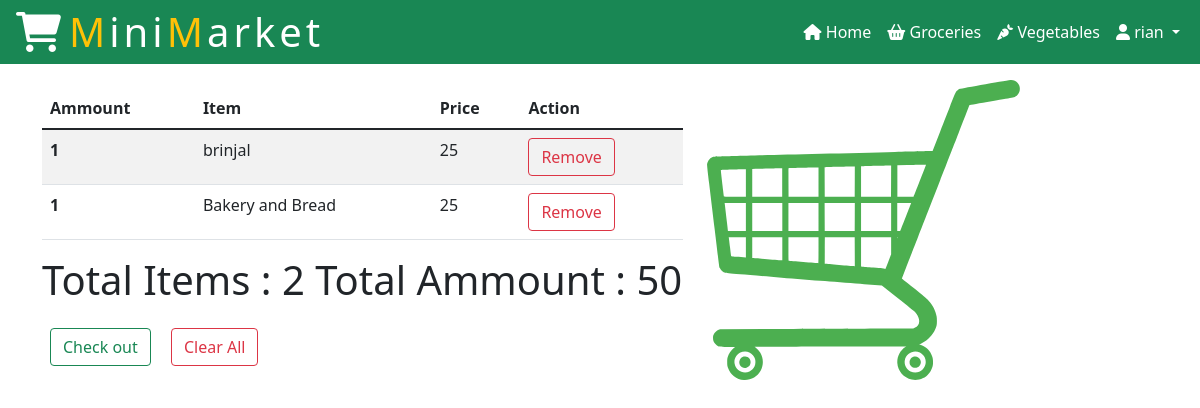
Page /user/show/mycart/ (signed in) on the committed database.
### users/models.py (models this page shows)
class Users(models.Model):
    name = models.CharField(max_length=30)
    password = models.CharField(max_length=30)
    mobile = models.BigIntegerField()
    email = models.EmailField()
    address = models.TextField()

class cart(models.Model):
    uid = models.ForeignKey(Users,on_delete=models.CASCADE)
    item_name = models.CharField(max_length=30)
    item_price = models.BigIntegerField()

### users/views.py (called while the page is built)
@checkUserStatus
def mycart(request):
    if request.islogin :
        mycart =[]
        userEmail = request.session['email']
        ownerID = cart.objects.filter()
        for i in ownerID:
            if i.uid.email == userEmail:
                mycart.append({'name':i.item_name,'price':i.item_price,'id':i.id})
        pprice =0
        if len(mycart) !=0:
            for i in mycart:
                for j in i:
                    if j == 'price':
                        pprice = pprice + i[j]
        return render(request, 'users/mycart.html',{'userdata':request.userdata,'mycart':mycart,'Cartlen':len(mycart),'tammount':pprice})
    else:
        return HttpResponseRedirect('/user/login/')

### users/templates/users/mycart.html (shortened to what this page needs)
{% extends 'core/base.html' %}
{% load static %}
{% block content %}
{% include 'core/header.html' with p=userdata %}
{% if  mycart %}
<div class="container mt-3">
    <div class="row">
        <div class="col-sm-7 mt-2">
<table class="table table-striped">
    <thead>
        <tr>
          <th scope="col">Ammount</th>
          <th scope="col">Item</th>
          <th scope="col">Price</th>
          <th scope="col">Action</th>
        </tr>
      </thead>
      <tbody>
{% for k in mycart %}
            <tr>
                <th scope="row">1</th>
                <td>{{k.name}}</td>
                <td>{{k.price}}</td>
                <td>
                    <a href="/user/deleteitem/{{k.id}}/" class="btn btn-outline-danger">Remove</a>
                </td>
              </tr>
{% endfor %}
</tbody>
</table>
<h3 class='display-6'>Total Items : {{Cartlen}}  Total Ammount : {{tammount}}</h3>
<a href="/user/buy/all/{{Cartlen}}/{{tammount}}/" class="btn btn-outline-success mt-3 mx-2">Check out</a>
<a href="/user/delete/all" class="btn btn-outline-danger mt-3 mx-2">Clear All</a>
</div>
<div class="col-sm-5">
    <img src="{% static '/img/cart.svg'%}" alt="" class="img-fluid" style="height:300px;">
</div>
</div>
</div>
{% endif %}
{% endblock content %}

### core/templates/core/header.html (shortened to what this page needs)
{% load static %}
<!DOCTYPE html>
<html lang="en">
<head>
    <link rel="stylesheet" href="{% static 'core/css/header.css' %}">
</head>
<body>
    <nav class="navbar navbar-expand-lg navbar-dark bg-success">
        <div class="container-fluid">
            <h1 class="text-white mini mb-0 d-flex align-items-center">
                <i class="fas fa-shopping-cart edit-header mx-1"></i>
                <span class="text-warning">M</span>ini<span class="text-warning">M</span>arket
            </h1>
            <div class="collapse navbar-collapse justify-content-end" id="navbarSupportedContent">
                <ul class="navbar-nav mb-2 mb-lg-0">
                    <li class="nav-item">
                        <a class="nav-link active" aria-current="page" href="/"><i class="fas fa-home"></i> Home</a>
                    </li>
                    <li class="nav-item">
                        <a class="nav-link active" href="/market/groc"><i class="fas fa-shopping-basket"></i> Groceries</a>
                    </li>
                    <li class="nav-item">
                        <a class="nav-link active" href="/market/vegs"><i class="fas fa-carrot"></i> Vegetables</a>
                    </li>
                    <li class="nav-item dropdown">
                        <a class="nav-link active dropdown-toggle" href="#" id="navbarDropdown" role="button" data-bs-toggle="dropdown" aria-expanded="false">
                            <i class="fas fa-user"></i> {{userdata.uname}}
                        </a>
                    </li>
                </ul>
            </div>
        </div>
    </nav>
</body>
</html>

### core/static/core/css/header.css (style rules this page uses)
.mini { letter-spacing: 4px; text-align: right; }

### rows in the picture
Users: uname "rian"
cart: name "brinjal"
cart: name "Bakery and Bread"

### other values in the picture
{{ k.price }} "25" "25"
{{ Cartlen }} "2"
{{ tammount }} "50"
